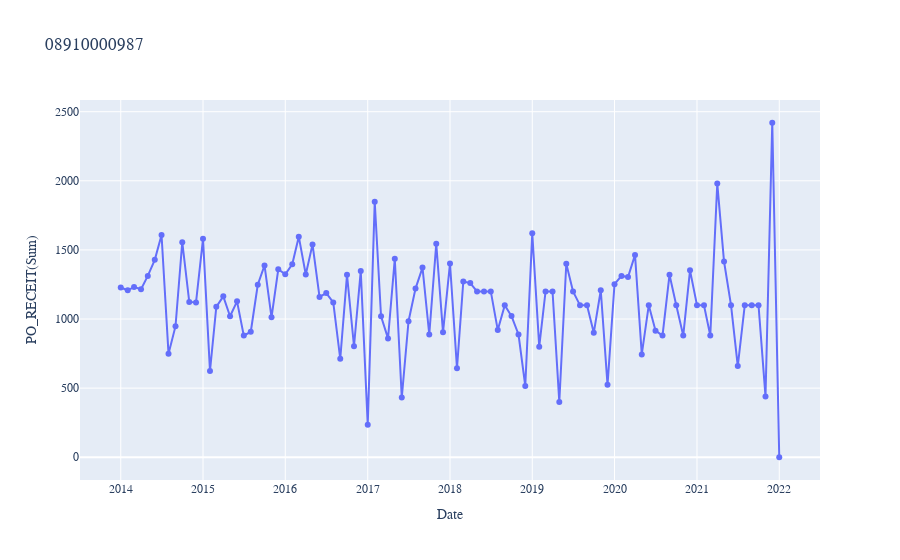

Notebook source saved alongside this figure:
### Markdown cell above
#### item1

### Code cell
item_code = '08910000987'
df_item1 = df_item[df_item['IEM_CODE']==item_code]

fig = go.Figure()
fig.add_trace(go.Scatter(x=df_item1['ds'], y=df_item1['y'], name=item_code, mode='markers+lines'))

fig.update_layout(
    title=item_code,
    xaxis_title="Date",
    yaxis_title="PO_RECEIT(Sum)",
    legend_title="Legend Title",
    font=dict(
        family="Courier New, monospace",
        size=12)
)
fig.show()
